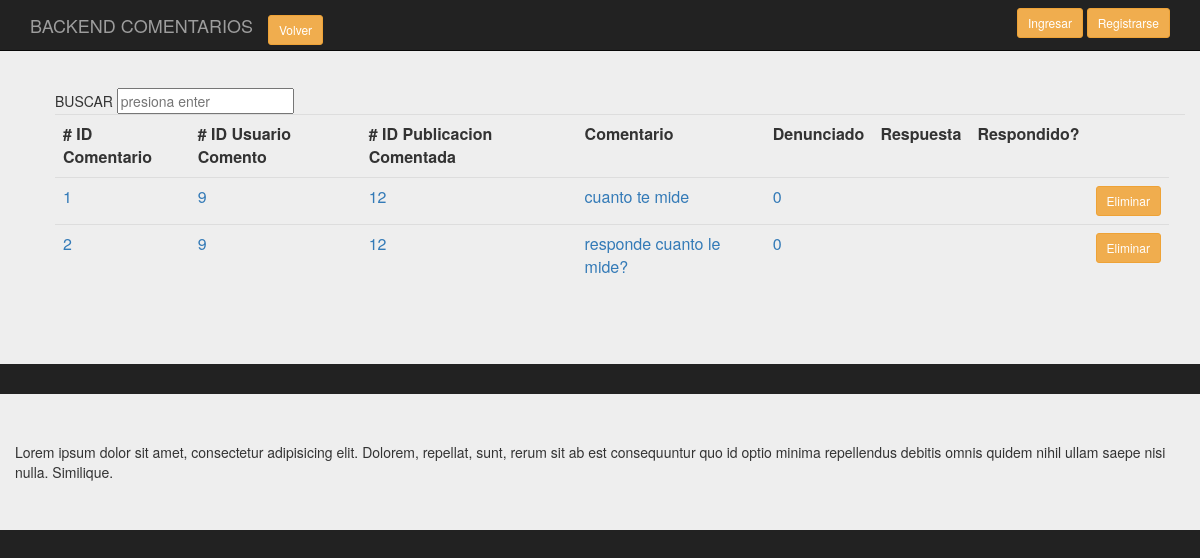
Before: /backend/Presentacion/BackComenta.php with the older database file.
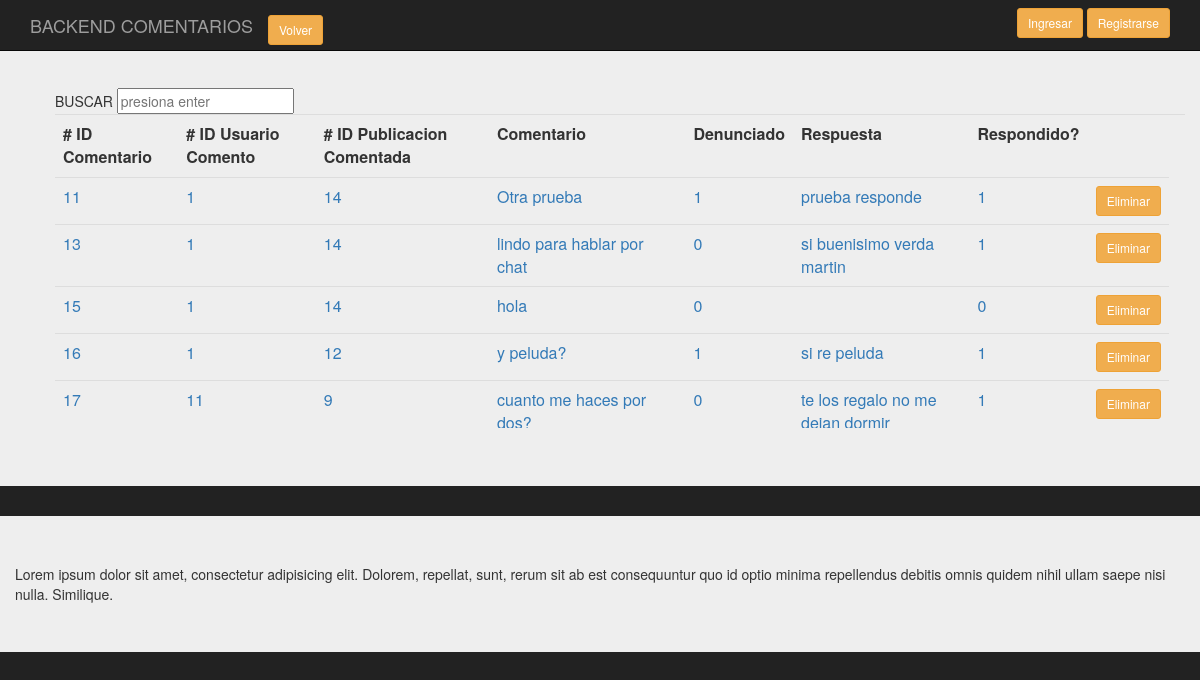
After: the same page with the newer database file.
### tables this page shows
CREATE TABLE `comenta` (
  `id_comen` int(11) NOT NULL,
  `id_usucom` int(11) NOT NULL,
  `id_pubcom` int(11) NOT NULL,
  `comentario` varchar(200) DEFAULT NULL,
  `denunciado_com` tinyint(1) NOT NULL,
  `responde_com` varchar(400) NOT NULL,
  `respondido` int(11) NOT NULL
);

### backend/clases/Comenta.class.php (called while the page is built, shortened)
<?php
require_once('../persistencia/PersistenciaComenta.class.php');
class Comenta
{
    public function consultaTodos($conex)
    {
      $pu=new PersistenciaComenta;
      $datos= $pu->consTodos($conex);
      return $datos;
    }
}
?>

### backend/persistencia/PersistenciaComenta.class.php (called while the page is built, shortened)
<?php
class PersistenciaComenta
{
   public function consTodos( $conex)
   {
        $sql = "select * from comenta";
        $result = $conex->prepare($sql);
		$result->execute();
		$resultados=$result->fetchAll();
       return $resultados;
    }
 }
?>

### backend/Presentacion/BackComenta.php (the view, shortened to what this page needs)
<?php
require_once('../clases/Comenta.class.php');
?>
<!doctype html>
<html lang="en">
<head>
<link rel="stylesheet" href="https://maxcdn.bootstrapcdn.com/bootstrap/3.3.7/css/bootstrap.min.css">
<link rel="stylesheet" href="../css/estilos.css">
	</head>
<body>
		<div class="container">
			<nav class="navbar navbar-inverse navbar-fixed-top">
				  <div class="container">
					<div class="navbar-header">
					  <a class="navbar-brand" href="#">BACKEND COMENTARIOS</a>
					  <div class="navbar-brand">
						<a href="index.php" class="btn btn-warning btn-sm">Volver</a>
					  </div>
					</div>
					<div id="navbar" class="navbar-collapse collapse">
					  <form class="navbar-form navbar-right">
						<a href="singin.php" class="btn btn-warning btn-sm">Ingresar</a>
						<a href="Login.php" class="btn btn-warning btn-sm">Registrarse</a>
					  </form>
					</div>
				  </div>
			</nav>
		</div>
		<div class="jumbotron">
			<div class="container-fluid">
				<section class="main row">
					<div class="col-md-12">
					<ol class="pre-scrollable">
										<table class="table">
																<form class="forma-busqueda cf" action="/search.php" method="post">
																	<input name="keywords" id="search_box" type="text" placeholder="presiona enter" >
																</form>
													<tr>
														<th># ID Comentario</th>
														<th># ID Usuario Comento</th>
														<th># ID Publicacion Comentada</th>
														<th>Comentario</th>
														<th>Denunciado</th>
														<th>Respuesta</th>
														<th>Respondido?</th>
														<th></th>
														<th></th>
													</tr>
												<?php
													$conex = conectar();
													$d = new Comenta();
													$datos_d=$d->consultaTodos($conex);
													$cuenta=count($datos_d);
												?>
												<?php
												for ($i=0;$i<$cuenta;$i++)
												{
												?>
													<tr>
															<td><a value="<?php echo $datos_d[$i][0]?>"  ><?php echo $datos_d[$i][0]?></a></td>
															<td><a value="<?php echo $datos_d[$i][0]?>"  ><?php echo $datos_d[$i][1]?></a></td>
															<td><a value="<?php echo $datos_d[$i][0]?>"  ><?php echo $datos_d[$i][2]?></a></td>
															<td><a value="<?php echo $datos_d[$i][0]?>"  ><?php echo $datos_d[$i][3]?></a></td>
															<td><a value="<?php echo $datos_d[$i][0]?>"  ><?php echo $datos_d[$i][4]?></a></td>
															<td><a value="<?php echo $datos_d[$i][0]?>"  ><?php echo $datos_d[$i][5]?></a></td>
															<td><a value="<?php echo $datos_d[$i][0]?>"  ><?php echo $datos_d[$i][6]?></a></td>
															<td><a href="Login.php" class="btn btn-warning btn-sm">Eliminar</a></td>
													</tr>
												<?php
												}
												?>
										</table>
					</ol>
					</div>
				</section>
			</div>
		</div>
		<div class="jumbotron">
		<div class="container">
			<div class="row">
			Lorem ipsum dolor sit amet, consectetur adipisicing elit. Dolorem, repellat, sunt, rerum sit ab est consequuntur quo id optio minima repellendus debitis omnis quidem nihil ullam saepe nisi nulla. Similique.
		</div>
		</div>
</body>
</html>

### backend/Css/estilos.css (style rules this page uses)
body { padding-top: 40px; padding-bottom: 40px; background-color: #222; }
.forma-busqueda { margin-left: -2px; }

Changed rows visible on the page:
removed comenta: id_comen "1", id_usucom "9", id_pubcom "12", comentario "cuanto te mide", denunciado_com "0"
removed comenta: id_comen "2", id_usucom "9", id_pubcom "12", comentario "responde cuanto le mide?", denunciado_com "0"
added comenta: id_comen "11", id_usucom "1", id_pubcom "14", comentario "Otra prueba", denunciado_com "1", responde_com "prueba responde", respondido "1"
added comenta: id_comen "13", id_usucom "1", id_pubcom "14", comentario "lindo para hablar por chat", denunciado_com "0", responde_com "si buenisimo verda martin", respondido "1"
added comenta: id_comen "15", id_usucom "1", id_pubcom "14", comentario "hola", denunciado_com "0", respondido "0"
added comenta: id_comen "16", id_usucom "1", id_pubcom "12", comentario "y peluda?", denunciado_com "1", responde_com "si re peluda", respondido "1"
added comenta: id_comen "17", id_usucom "11", id_pubcom "9", comentario "cuanto me haces por…", denunciado_com "0", responde_com "te los regalo no me…", respondido "1"
